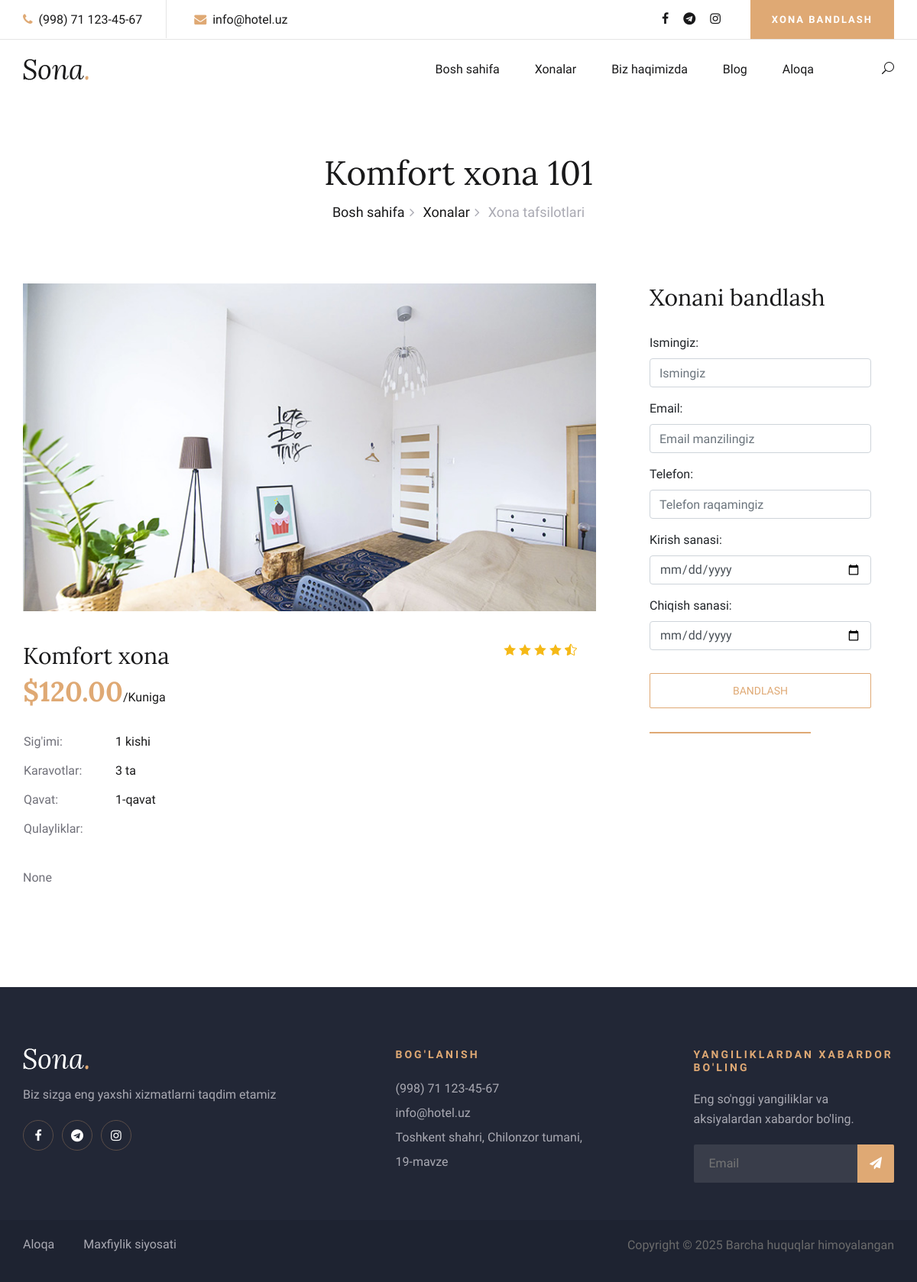
The page /room/1/ on the database its author committed.
### admin_panel/models.py (models this page shows, shortened)
class Room(models.Model):
    ROOM_TYPES = [
        ("ST", "Standart"),
        ("CF", "Komfort"),
        ("LX", "Lyuks"),
    ]
    room_number = models.CharField(max_length=10, verbose_name="Xona raqami", unique=True)
    room_type = models.CharField(
        max_length=2,
        choices=ROOM_TYPES,
        default="ST",
        verbose_name="Xona turi"
    )
    price = models.DecimalField(
        max_digits=10,
        decimal_places=2,
        verbose_name="Narxi",
        default=0.00
    )
    beds = models.IntegerField(
        validators=[MinValueValidator(1)],
        verbose_name="Karavotlar soni",
        default=1
    )
    capacity = models.IntegerField(
        validators=[MinValueValidator(1)],
        verbose_name="Sig'imi",
        default=1
    )
    floor = models.IntegerField(
        validators=[MinValueValidator(1)],
        verbose_name="Qavat",
        default=1
    )
    description = models.TextField(
        verbose_name="Tavsif",
        blank=True,
        null=True
    )
    has_breakfast = models.BooleanField(
        default=False,
        verbose_name="Nonushta"
    )
    has_wifi = models.BooleanField(
        default=False,
        verbose_name="Wi-Fi"
    )
    has_tv = models.BooleanField(
        default=False,
        verbose_name="Televizor"
    )
    has_ac = models.BooleanField(
        default=False,
        verbose_name="Konditsioner"
    )
    has_minibar = models.BooleanField(
        default=False,
        verbose_name="Minibar"
    )
    has_safe = models.BooleanField(
        default=False,
        verbose_name="Seif"
    )
    has_bathroom = models.BooleanField(
        default=False,
        verbose_name="Hammom"
    )
    is_available = models.BooleanField(
        default=True,
        verbose_name="Mavjud"
    )
    created_at = models.DateTimeField(
        auto_now_add=True,
        verbose_name="Yaratilgan vaqti"
    )
    class Meta:
        verbose_name = "Xona"
        verbose_name_plural = "Xonalar"
        ordering = ['room_number']

### booking/views.py (the view)
# urls.py: path('room/<int:room_id>/', views.room_details, name='room_details'),
def room_details(request, room_id):
    room = get_object_or_404(Room, id=room_id)
    today = date.today()
    active_booking = Booking.objects.filter(
        room=room,
        check_in_date__lte=today,
        check_out_date__gte=today,
        is_confirmed=True
    ).first()
    next_booking = Booking.objects.filter(
        room=room,
        check_in_date__gt=today,
        is_confirmed=True
    ).order_by('check_in_date').first()
    if request.method == 'POST':
        form = BookingForm(request.POST)
        if form.is_valid():
            booking = form.save(commit=False)
            booking.room = room
            booking.total_price = room.price * (booking.check_out_date - booking.check_in_date).days
            booking.is_confirmed = True
            booking.save()
            booking.room.is_available = False
            booking.room.save()
            invoice, created = Invoice.objects.get_or_create(
                booking=booking,
                defaults={'amount': booking.total_price}
            )
            return redirect('click_payment', booking_id=booking.id)
    else:
        form = BookingForm(initial={'room': room})
    unpaid_invoice = Invoice.objects.filter(
        booking__room=room,
        paid=False
    ).first()
    return render(request, 'room_details.html', {
        'room': room,
        'form': form,
        'active_booking': active_booking,
        'next_booking': next_booking,
        'unpaid_invoice': unpaid_invoice,
    })

### booking/forms.py (shortened to what this page needs)
class BookingForm(forms.ModelForm):
    class Meta:
        model = _Booking
        fields = ['room', 'guest_name', 'guest_email', 'guest_phone', 'check_in_date', 'check_out_date']
        widgets = {
            'check_in_date': forms.DateInput(attrs={'type': 'date', 'class': 'form-control'}),
            'check_out_date': forms.DateInput(attrs={'type': 'date', 'class': 'form-control'}),
            'guest_name': forms.TextInput(attrs={'class': 'form-control', 'placeholder': 'Ismingiz'}),
            'guest_email': forms.EmailInput(attrs={'class': 'form-control', 'placeholder': 'Email manzilingiz'}),
            'guest_phone': forms.TextInput(attrs={'class': 'form-control', 'placeholder': 'Telefon raqamingiz'}),
            'room': forms.Select(attrs={'class': 'form-control'})
        }

### booking/templates/room_details.html (shortened to what this page needs)
{% extends 'base.html' %}
{% load static %}
{% block content %}
<div class="breadcrumb-section">
    <div class="container">
        <div class="row">
            <div class="col-lg-12">
                <div class="breadcrumb-text">
                    <h2>{{ room.get_room_type_display }} xona {{ room.room_number }}</h2>
                    <div class="bt-option">
                        <a href="{% url 'index' %}">Bosh sahifa</a>
                        <a href="{% url 'rooms_list' %}">Xonalar</a>
                        <span>Xona tafsilotlari</span>
                    </div>
                </div>
            </div>
        </div>
    </div>
</div>
<section class="room-details-section spad">
    <div class="container">
        <div class="row">
            <div class="col-lg-8">
                <div class="room-details-item">
                    <img src="{% static 'assets_booking/img/room/room-details.jpg' %}" alt="">
                    <div class="rd-text">
                        <div class="rd-title">
                            <h3>{{ room.get_room_type_display }} xona</h3>
                            <div class="rdt-right">
                                <div class="rating">
                                    <i class="icon_star"></i>
                                    <i class="icon_star"></i>
                                    <i class="icon_star"></i>
                                    <i class="icon_star"></i>
                                    <i class="icon_star-half_alt"></i>
                                </div>
                            </div>
                        </div>
                        <h2>${{ room.price }}<span>/Kuniga</span></h2>
                        <table>
                            <tbody>
                                <tr>
                                    <td class="r-o">Sig'imi:</td>
                                    <td>{{ room.capacity }} kishi</td>
                                </tr>
                                <tr>
                                    <td class="r-o">Karavotlar:</td>
                                    <td>{{ room.beds }} ta</td>
                                </tr>
                                <tr>
                                    <td class="r-o">Qavat:</td>
                                    <td>{{ room.floor }}-qavat</td>
                                </tr>
                                <tr>
                                    <td class="r-o">Qulayliklar:</td>
                                    <td>
                                    </td>
                                </tr>
                            </tbody>
                        </table>
                        <p class="f-para">{{ room.description }}</p>
                    </div>
                </div>
            </div>
            <div class="col-lg-4">
                <div class="room-booking">
                    <h3>Xonani bandlash</h3>
                    <form action="{% url 'room_details' room.id %}" method="post">
                        <div class="form-group">
                            <label for="{{ form.guest_name.id_for_label }}">Ismingiz:</label>
                            {{ form.guest_name }}
                        </div>
                        <div class="form-group">
                            <label for="{{ form.guest_email.id_for_label }}">Email:</label>
                            {{ form.guest_email }}
                        </div>
                        <div class="form-group">
                            <label for="{{ form.guest_phone.id_for_label }}">Telefon:</label>
                            {{ form.guest_phone }}
                        </div>
                        <div class="form-group">
                            <label for="{{ form.check_in_date.id_for_label }}">Kirish sanasi:</label>
                            {{ form.check_in_date }}
                        </div>
                        <div class="form-group">
                            <label for="{{ form.check_out_date.id_for_label }}">Chiqish sanasi:</label>
                            {{ form.check_out_date }}
                        </div>
                        <button type="submit">Bandlash</button>
                    </form>
                    {% if unpaid_invoice %}
                      <a href="{% url 'click_payment' booking_id=unpaid_invoice.booking.id %}" class="primary-btn mt-2">To‘lovni davom ettirish</a>
                    {% endif %}
                </div>
            </div>
        </div>
    </div>
</section>
{% endblock %}

### static/assets_booking/css/style.css (style rules this page uses)
html, body { height: 100%; font-family: "Cabin", sans-serif; -webkit-font-smoothing: antialiased; font-smoothing: antialiased; }
h1, h2, h3, h4, h5, h6 { margin: 0; color: #111111; font-weight: 400; font-family: "Lora", serif; }
h2 { font-size: 36px; }
h3 { font-size: 30px; }
p { font-size: 16px; font-family: "Cabin", sans-serif; color: #6b6b6b; font-weight: 400; line-height: 26px; margin: 0 0 15px 0; }
img { max-width: 100%; }
.spad { padding-top: 100px; padding-bottom: 100px; }
.primary-btn { display: inline-block; font-size: 13px; color: #ffffff; text-transform: uppercase; letter-spacing: 2px; font-weight: 700; position: relative; }
.primary-btn:after { position: absolute; left: 0; bottom: -5px; width: 100%; height: 2px; background: #dfa974; content: ""; }
.breadcrumb-section { padding-top: 70px; padding-bottom: 80px; }
.breadcrumb-text { text-align: center; }
.breadcrumb-text h2 { font-size: 44px; color: #19191a; margin-bottom: 12px; }
.breadcrumb-text .bt-option a { display: inline-block; font-size: 18px; color: #19191a; margin-right: 20px; position: relative; font-weight: 500; }
.breadcrumb-text .bt-option a:after { position: absolute; right: -13px; top: 1px; content: ""; font-size: 18px; font-family: "FontAwesome"; color: #aaaab3; }
.breadcrumb-text .bt-option span { display: inline-block; font-size: 18px; color: #aaaab3; }
.room-details-section { padding-top: 0; padding-bottom: 80px; }
.room-details-item { margin-bottom: 50px; }
.room-details-item img { margin-bottom: 40px; }
.room-details-item .rd-text .rd-title { overflow: hidden; margin-bottom: 8px; }
.room-details-item .rd-text .rd-title h3 { color: #19191a; float: left; }
.room-details-item .rd-text .rd-title .rdt-right { float: right; text-align: right; }
.room-details-item .rd-text .rd-title .rdt-right .rating { display: inline-block; margin-right: 25px; margin-bottom: 10px; }
.room-details-item .rd-text .rd-title .rdt-right .rating i { color: #f5b917; }
.room-details-item .rd-text h2 { color: #dfa974; font-weight: 700; margin-bottom: 25px; }
.room-details-item .rd-text h2 span { font-family: "Cabin", sans-serif; font-size: 16px; font-weight: 400; color: #19191a; }
.room-details-item .rd-text table { margin-bottom: 32px; }
.room-details-item .rd-text table tbody tr td { font-size: 16px; color: #19191a; line-height: 36px; }
.room-details-item .rd-text table tbody tr td.r-o { width: 120px; color: #707079; }
.room-details-item .rd-text p { color: #707079; }
.room-details-item .rd-text p.f-para { margin-bottom: 22px; }
.room-booking { padding: 0 30px 0 40px; }
.room-booking h3 { color: #19191a; margin-bottom: 30px; }
.room-booking form button { display: block; font-size: 14px; text-transform: uppercase; border: 1px solid #dfa974; border-radius: 2px; color: #dfa974; font-weight: 500; background: transparent; width: 100%; height: 46px; margin-top: 30px; }
@media only screen and (min-width: 1200px) { .container { max-width: 1170px; } }

### rows shown on the page
Room: room_type "Komfort", room_number "101", price "120.00", capacity "1", beds "3", floor "1", description "None"
